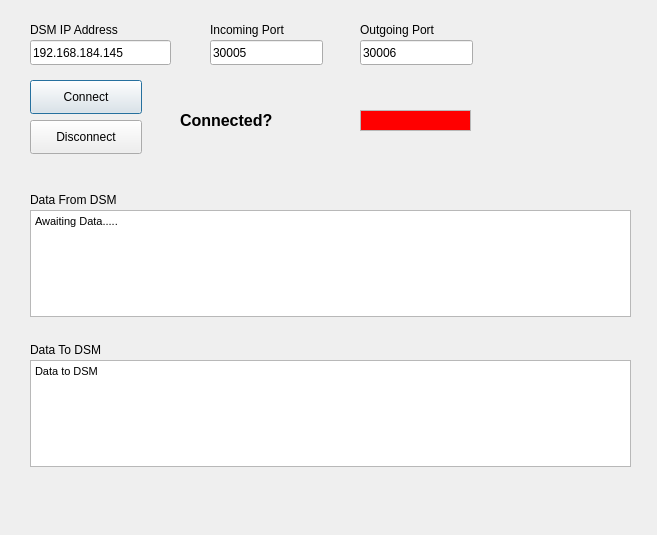
<?xml version="1.0" encoding="UTF-8"?>
<ui version="4.0">
 <class>Dialog</class>
 <widget class="QDialog" name="Dialog">
  <property name="geometry">
   <rect>
    <x>0</x>
    <y>0</y>
    <width>657</width>
    <height>535</height>
   </rect>
  </property>
  <property name="windowTitle">
   <string>Dialog</string>
  </property>
  <widget class="QLabel" name="label">
   <property name="geometry">
    <rect>
     <x>30</x>
     <y>20</y>
     <width>121</width>
     <height>19</height>
    </rect>
   </property>
   <property name="text">
    <string>DSM IP Address</string>
   </property>
  </widget>
  <widget class="QLineEdit" name="ipaddress">
   <property name="geometry">
    <rect>
     <x>30</x>
     <y>40</y>
     <width>141</width>
     <height>25</height>
    </rect>
   </property>
   <property name="text">
    <string>192.168.184.145</string>
   </property>
  </widget>
  <widget class="QLineEdit" name="portin">
   <property name="geometry">
    <rect>
     <x>210</x>
     <y>40</y>
     <width>113</width>
     <height>25</height>
    </rect>
   </property>
   <property name="text">
    <string>30005</string>
   </property>
  </widget>
  <widget class="QLineEdit" name="portout">
   <property name="geometry">
    <rect>
     <x>360</x>
     <y>40</y>
     <width>113</width>
     <height>25</height>
    </rect>
   </property>
   <property name="text">
    <string>30006</string>
   </property>
  </widget>
  <widget class="QTextEdit" name="datafromdsm">
   <property name="geometry">
    <rect>
     <x>30</x>
     <y>210</y>
     <width>601</width>
     <height>107</height>
    </rect>
   </property>
   <property name="html">
    <string>&lt;!DOCTYPE HTML PUBLIC &quot;-//W3C//DTD HTML 4.0//EN&quot; &quot;http://www.w3.org/TR/REC-html40/strict.dtd&quot;&gt;
&lt;html&gt;&lt;head&gt;&lt;meta name=&quot;qrichtext&quot; content=&quot;1&quot; /&gt;&lt;style type=&quot;text/css&quot;&gt;
p, li { white-space: pre-wrap; }
&lt;/style&gt;&lt;/head&gt;&lt;body style=&quot; font-family:'MS Shell Dlg 2'; font-size:8pt; font-weight:400; font-style:normal;&quot;&gt;
&lt;p style=&quot; margin-top:0px; margin-bottom:0px; margin-left:0px; margin-right:0px; -qt-block-indent:0; text-indent:0px;&quot;&gt;Awaiting Data.....&lt;/p&gt;&lt;/body&gt;&lt;/html&gt;</string>
   </property>
  </widget>
  <widget class="QTextEdit" name="Datatodsm">
   <property name="geometry">
    <rect>
     <x>30</x>
     <y>360</y>
     <width>601</width>
     <height>107</height>
    </rect>
   </property>
   <property name="html">
    <string>&lt;!DOCTYPE HTML PUBLIC &quot;-//W3C//DTD HTML 4.0//EN&quot; &quot;http://www.w3.org/TR/REC-html40/strict.dtd&quot;&gt;
&lt;html&gt;&lt;head&gt;&lt;meta name=&quot;qrichtext&quot; content=&quot;1&quot; /&gt;&lt;style type=&quot;text/css&quot;&gt;
p, li { white-space: pre-wrap; }
&lt;/style&gt;&lt;/head&gt;&lt;body style=&quot; font-family:'MS Shell Dlg 2'; font-size:8pt; font-weight:400; font-style:normal;&quot;&gt;
&lt;p style=&quot; margin-top:0px; margin-bottom:0px; margin-left:0px; margin-right:0px; -qt-block-indent:0; text-indent:0px;&quot;&gt;Data to DSM&lt;/p&gt;&lt;/body&gt;&lt;/html&gt;</string>
   </property>
  </widget>
  <widget class="QLabel" name="label_2">
   <property name="geometry">
    <rect>
     <x>210</x>
     <y>20</y>
     <width>121</width>
     <height>19</height>
    </rect>
   </property>
   <property name="text">
    <string>Incoming Port</string>
   </property>
  </widget>
  <widget class="QLabel" name="label_3">
   <property name="geometry">
    <rect>
     <x>360</x>
     <y>20</y>
     <width>121</width>
     <height>19</height>
    </rect>
   </property>
   <property name="text">
    <string>Outgoing Port</string>
   </property>
  </widget>
  <widget class="QPushButton" name="connect">
   <property name="geometry">
    <rect>
     <x>30</x>
     <y>80</y>
     <width>112</width>
     <height>34</height>
    </rect>
   </property>
   <property name="text">
    <string>Connect</string>
   </property>
  </widget>
  <widget class="QPushButton" name="disconnect">
   <property name="geometry">
    <rect>
     <x>30</x>
     <y>120</y>
     <width>112</width>
     <height>34</height>
    </rect>
   </property>
   <property name="text">
    <string>Disconnect</string>
   </property>
  </widget>
  <widget class="QLabel" name="label_4">
   <property name="geometry">
    <rect>
     <x>30</x>
     <y>190</y>
     <width>121</width>
     <height>19</height>
    </rect>
   </property>
   <property name="text">
    <string>Data From DSM</string>
   </property>
  </widget>
  <widget class="QLabel" name="label_5">
   <property name="geometry">
    <rect>
     <x>30</x>
     <y>340</y>
     <width>121</width>
     <height>19</height>
    </rect>
   </property>
   <property name="text">
    <string>Data To DSM</string>
   </property>
  </widget>
  <widget class="QLabel" name="label_6">
   <property name="geometry">
    <rect>
     <x>180</x>
     <y>100</y>
     <width>151</width>
     <height>41</height>
    </rect>
   </property>
   <property name="text">
    <string>&lt;html&gt;&lt;head/&gt;&lt;body&gt;&lt;p&gt;&lt;span style=&quot; font-size:12pt; font-weight:600;&quot;&gt;Connected?&lt;/span&gt;&lt;/p&gt;&lt;/body&gt;&lt;/html&gt;</string>
   </property>
  </widget>
  <widget class="QGraphicsView" name="graphicsView">
   <property name="geometry">
    <rect>
     <x>360</x>
     <y>110</y>
     <width>111</width>
     <height>21</height>
    </rect>
   </property>
   <property name="palette">
    <palette>
     <active>
      <colorrole role="Base">
       <brush brushstyle="SolidPattern">
        <color alpha="255">
         <red>255</red>
         <green>0</green>
         <blue>0</blue>
        </color>
       </brush>
      </colorrole>
     </active>
     <inactive>
      <colorrole role="Base">
       <brush brushstyle="SolidPattern">
        <color alpha="255">
         <red>255</red>
         <green>0</green>
         <blue>0</blue>
        </color>
       </brush>
      </colorrole>
     </inactive>
     <disabled>
      <colorrole role="Base">
       <brush brushstyle="SolidPattern">
        <color alpha="255">
         <red>240</red>
         <green>240</green>
         <blue>240</blue>
        </color>
       </brush>
      </colorrole>
     </disabled>
    </palette>
   </property>
  </widget>
 </widget>
 <resources/>
 <connections/>
</ui>
